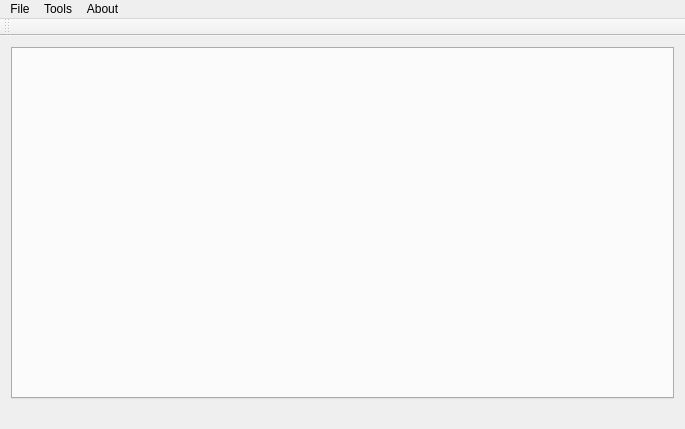
<?xml version="1.0" encoding="UTF-8"?>
<ui version="4.0">
 <class>MinervaWindow</class>
 <widget class="QMainWindow" name="MinervaWindow">
  <property name="geometry">
   <rect>
    <x>0</x>
    <y>0</y>
    <width>685</width>
    <height>429</height>
   </rect>
  </property>
  <property name="windowTitle">
   <string>Minerva</string>
  </property>
  <widget class="QWidget" name="centralWidget">
   <property name="sizePolicy">
    <sizepolicy hsizetype="Preferred" vsizetype="Preferred">
     <horstretch>0</horstretch>
     <verstretch>0</verstretch>
    </sizepolicy>
   </property>
   <property name="styleSheet">
    <string notr="true">padding:0</string>
   </property>
   <layout class="QHBoxLayout" name="horizontalLayout">
    <item>
     <widget class="MinervaTabWidget" name="documentTabs">
      <property name="minimumSize">
       <size>
        <width>15</width>
        <height>15</height>
       </size>
      </property>
      <property name="maximumSize">
       <size>
        <width>10000</width>
        <height>10000</height>
       </size>
      </property>
      <property name="styleSheet">
       <string notr="true"/>
      </property>
      <property name="currentIndex">
       <number>-1</number>
      </property>
      <property name="tabsClosable">
       <bool>true</bool>
      </property>
     </widget>
    </item>
   </layout>
  </widget>
  <widget class="QMenuBar" name="menuBar">
   <property name="geometry">
    <rect>
     <x>0</x>
     <y>0</y>
     <width>685</width>
     <height>25</height>
    </rect>
   </property>
   <widget class="QMenu" name="menuAbout">
    <property name="title">
     <string>About</string>
    </property>
    <addaction name="actionAbout_Minerva"/>
   </widget>
   <widget class="QMenu" name="menuFile">
    <property name="title">
     <string>File</string>
    </property>
    <addaction name="actionNew"/>
    <addaction name="action_Open"/>
    <addaction name="action_Save"/>
    <addaction name="actionSave_As"/>
    <addaction name="separator"/>
    <addaction name="actionExit"/>
   </widget>
   <widget class="QMenu" name="menuTools">
    <property name="title">
     <string>Tools</string>
    </property>
    <addaction name="actionPlugins"/>
   </widget>
   <addaction name="menuFile"/>
   <addaction name="menuTools"/>
   <addaction name="menuAbout"/>
  </widget>
  <widget class="QToolBar" name="mainToolBar">
   <attribute name="toolBarArea">
    <enum>TopToolBarArea</enum>
   </attribute>
   <attribute name="toolBarBreak">
    <bool>false</bool>
   </attribute>
  </widget>
  <widget class="QStatusBar" name="statusBar">
   <property name="sizeGripEnabled">
    <bool>false</bool>
   </property>
  </widget>
  <action name="actionNew">
   <property name="text">
    <string>&amp;New</string>
   </property>
   <property name="shortcut">
    <string>Ctrl+N</string>
   </property>
  </action>
  <action name="action_Open">
   <property name="text">
    <string>&amp;Open..</string>
   </property>
   <property name="shortcut">
    <string>Ctrl+O</string>
   </property>
  </action>
  <action name="actionExit">
   <property name="text">
    <string>&amp;Exit</string>
   </property>
   <property name="shortcut">
    <string>Ctrl+Q</string>
   </property>
  </action>
  <action name="actionAbout_Minerva">
   <property name="text">
    <string>About Minerva</string>
   </property>
  </action>
  <action name="action_Save">
   <property name="text">
    <string>&amp;Save</string>
   </property>
   <property name="shortcut">
    <string>Ctrl+S</string>
   </property>
  </action>
  <action name="actionSave_As">
   <property name="text">
    <string>S&amp;ave As..</string>
   </property>
   <property name="shortcut">
    <string>Ctrl+Shift+S</string>
   </property>
  </action>
  <action name="actionPlugins">
   <property name="text">
    <string>Plugins...</string>
   </property>
  </action>
 </widget>
 <layoutdefault spacing="6" margin="11"/>
 <customwidgets>
  <customwidget>
   <class>MinervaTabWidget</class>
   <extends>QTabWidget</extends>
   <header>minervatabwidget.h</header>
   <container>1</container>
  </customwidget>
 </customwidgets>
 <resources/>
 <connections/>
</ui>
